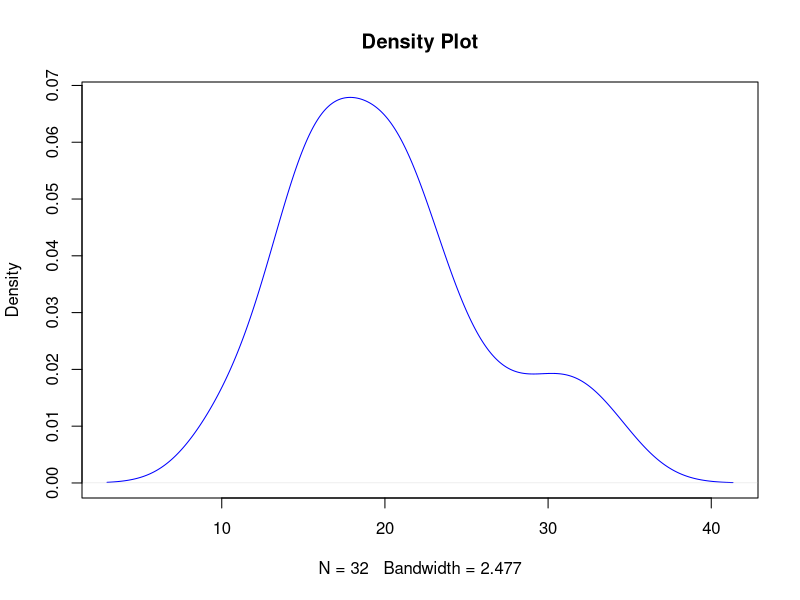
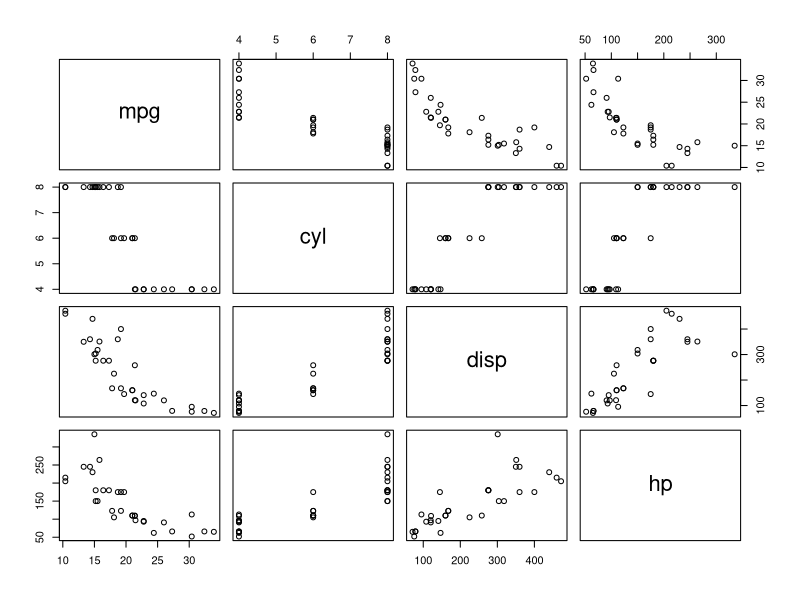
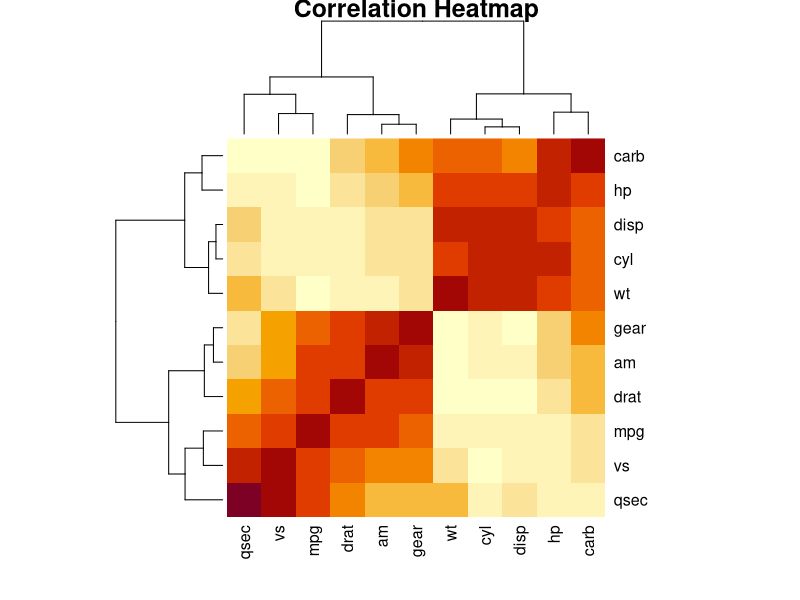

Reproduce these figures in R, in order.
## ---- chunk 1
plot(density(mtcars$mpg), main="Density Plot", col="blue")
## ---- chunk 2
pairs(mtcars[, 1:4])
## ---- chunk 3
cor(mtcars)
## ---- chunk 4
heatmap(cor(mtcars), main="Correlation Heatmap")
